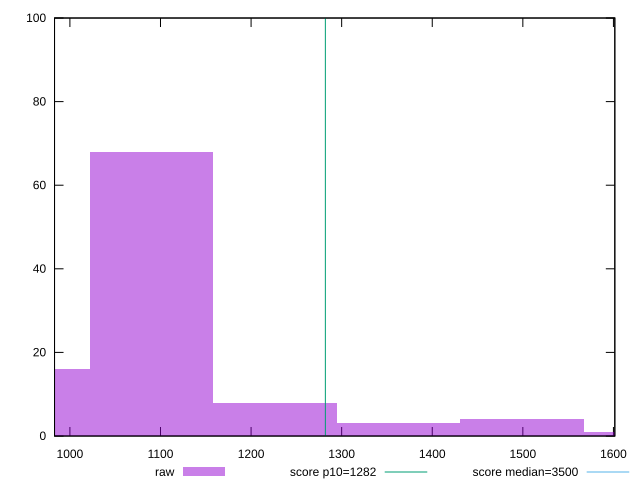

The script that saved this image:
reset

$raw <<EOF
1362.6073622820509 3
1090.0858898256406 68
1635.128834738461 1
1498.8680985102558 4
1226.3466260538457 8
953.8251535974355 16
EOF

set key outside below
set boxwidth 136.26073622820508
set xrange [983.0360000000005:1601.5319999999992]
set yrange [0:100]
set trange [0:100]
set style fill transparent solid 0.5 noborder

set parametric
set terminal svg size 640, 490 enhanced background rgb 'white'
set output "report_00009_2021-02-08T22-37-41.559Z/bootup-time/samples/pages+cached/raw/histogram.svg"

plot $raw title "raw" with boxes, \
     1282,t title "score p10=1282", \
     3500,t title "score median=3500"

reset
